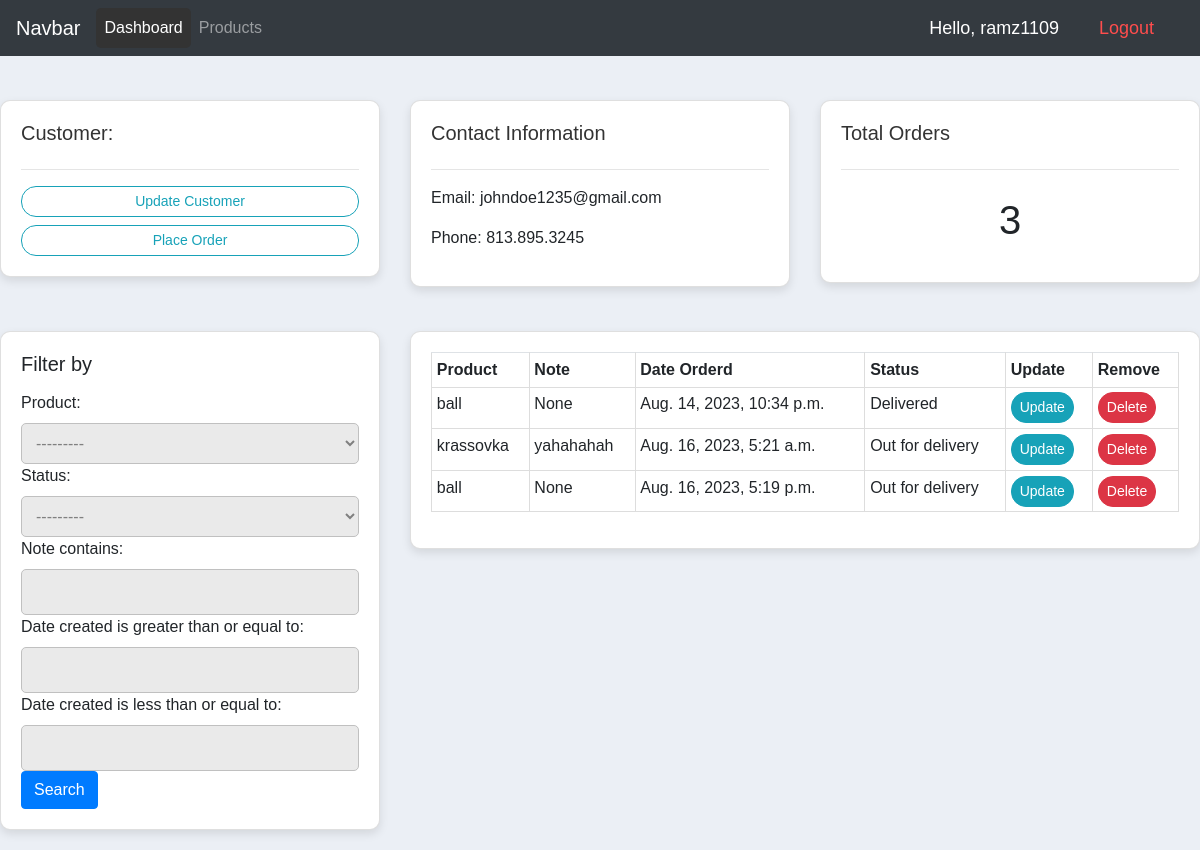
The page /customer/2/ (signed in) on the database its author committed.
### accounts/models.py (models this page shows, shortened)
class Customer(models.Model):
    user = models.OneToOneField(User, null=True, on_delete=models.CASCADE)
    name = models.CharField(max_length=200, null=True)
    phone = models.CharField(max_length=200, null=True)
    email = models.CharField(max_length=200, null=True)
    profile_pic = models.ImageField(null=True, blank=True)
    date_created = models.DateTimeField(auto_now_add=True, null=True)

class Order(models.Model):
    STATUS = (
        ('Pending', 'Pending'),
        ('Out for delivery', 'Out for delivery'),
        ('Delivered', 'Delivered'),
    )
    customer = models.ForeignKey(Customer, null=True, on_delete = models.SET_NULL)
    product = models.ForeignKey(Product, null=True, on_delete = models.SET_NULL)
    date_created = models.DateTimeField(auto_now_add=True, null=True)
    status = models.CharField(max_length=200, null=True, choices=STATUS)
    note = models.CharField(max_length=1000, null=True)

class Product(models.Model):
    CATEGORY = (
        ('Indoor', 'Indoor'),
        ('Out door', 'Outdoor'),
    )
    name = models.CharField(max_length=200, null=True)
    price = models.FloatField(null=True)
    category = models.CharField(max_length=200, null=True, choices=CATEGORY)
    description = models.CharField(max_length=200, null=True, blank = True)
    date_created = models.DateTimeField(auto_now_add=True, null=True)
    tags = models.ManyToManyField(Tag)
    def __str__(self):
        return self.name

### accounts/decorators.py (the view)
        def wrapper_func(request, *args, **kwargs):
            group = None
            if request.user.groups.exists():
                group = request.user.groups.all()[0].name
            if group in allowed_roles:
                return view_func(request, *args, **kwargs)
            else:
                return HttpResponse("You are not allowed to view this page!")

### accounts/views.py (called while the page is built)
@login_required(login_url='login')
@allowed_users(allowed_roles=['admin'])
def customer(request, pk_test):
    customer = Customer.objects.get(id=pk_test)
    orders = customer.order_set.all()
    orders_count = orders.count()
    myFilter = OrderFilter(request.GET, queryset=orders)
    orders = myFilter.qs
    context = {'customer': customer, 'orders': orders, 'orders_count': orders_count, 'myFilter':myFilter}
    return render(request, 'accounts/customer.html', context)

### accounts/templates/accounts/customer.html (shortened to what this page needs)
{% extends 'accounts/main.html' %}
{% block content  %}
<br>
<div class="row">
    <div class="col-md">
        <div class="card card-body">
            <h5>Customer:</h5>
            <hr>
            <a class="btn btn-outline-info  btn-sm btn-block" href="">Update Customer</a>
            <a class="btn btn-outline-info  btn-sm btn-block" href="{% url 'create_order' customer.id %}">Place Order</a>
        </div>
    </div>
    <div class="col-md">
        <div class="card card-body">
            <h5>Contact Information</h5>
            <hr>
            <p>Email: {{customer.email}}</p>
            <p>Phone: {{customer.phone}}</p>
        </div>
    </div>
    <div class="col-md">
        <div class="card card-body">
            <h5>Total Orders</h5>
            <hr>
            <h1 style="text-align: center;padding: 10px">{{orders_count}}</h1>
        </div>
    </div>
</div>
<br>
<div class="row">
    <div class="col-md-4">
        <div class="card card-body">
            <h2 class="filter-title">Filter by</h2>
            <form method="get">
                {{myFilter.form}} <br>
                <button class="btn btn-primary" type="submit">Search</button>
            </form>
        </div>
    </div>
    <div class="col-md-8">
        <div class="card card-body">
            <table class="table table-sm">
                <tr>
                    <th>Product</th>
                    <th>Note</th>
                    <th>Date Orderd</th>
                    <th>Status</th>
                    <th>Update</th>
                    <th>Remove</th>
                </tr>
                {% for order in orders %}
                <tr>
                    <td>{{order.product}}</td>
                    <td>{{order.note}}</td>
                    <td>{{order.date_created}}</td>
                    <td>{{order.status}}</td>
                    <td><a class="btn btn-sm btn-info" href="{% url 'update_order' order.id %}">Update</a></td>
                    <td><a class="btn btn-sm btn-danger" href="{% url 'delete_order' order.id %}">Delete</a></td>
                </tr>
                {% endfor %}
            </table>
        </div>
    </div>
</div>
{% endblock %}

### accounts/templates/accounts/navbar.html (shortened to what this page needs)
{% load static %}
<nav class="navbar navbar-expand-lg navbar-dark bg-dark">
    <a class="navbar-brand" href="#">Navbar</a>
    <div class="collapse navbar-collapse" id="navbarNav">
      <ul class="navbar-nav">
        {% if request.user.is_staff %}
        <li class="nav-item active">
          <a class="nav-link" href="{% url 'home' %}">Dashboard</a>
        </li>
        <li class="nav-item">
          <a class="nav-link" href="{% url 'products' %}">Products</a>
        </li>
        {% else %}
        <li class="nav-item">
          <a class="nav-link" href="{% url 'account' %}">Settings</a>
        </li>
        {% endif %}
      </ul>
    </div>
    <span class="hello-msg">Hello, {{request.user}}</span>
    <span class="hello-msg"><a href="{% url 'logout' %}">Logout</a></span>
  </nav>

### static/css/main.css (style rules this page uses)
body { background-color: #ebeff5; }

### accounts/templates/accounts/navbar.html (style rules this page uses)
body { font-family: Arial, sans-serif; }
.navbar { margin-bottom: 20px; }
.hello-msg { font-size: 18px; color: #fff; margin-right: 20px; padding: 5px 10px; border-radius: 5px; transition: background-color 0.3s; }
.hello-msg a { color: #ff4d4d; text-decoration: none; transition: color 0.3s; }
.nav-item.active a.nav-link { background-color: #333; border-radius: 5px; }

### accounts/templates/accounts/customer.html (style rules this page uses)
body { background-color: #ebeff5; }
.card { border-radius: 10px; margin-bottom: 20px; box-shadow: 0 4px 10px rgba(0, 0, 0, 0.1); }
h5 { color: #333; }
.btn-sm { border-radius: 15px; transition: background-color 0.3s, color 0.3s; }
table { width: 100%; border-collapse: collapse; }
table, th, td { border: 1px solid #ddd; }
select { padding: 10px; width: 100%; border-radius: 5px; border: 1px solid #C0C0C0; background-color: #EAEAEA; color: #808080; cursor: pointer; }
input[type="text"], input[type="date"] { padding: 10px; width: 100%; border-radius: 5px; border: 1px solid #C0C0C0; background-color: #EAEAEA; color: #808080; }
.filter-title { font-size: 20px; margin-bottom: 15px; }

### rows shown on the page
Customer: email "johndoe1235@gmail.com", phone "813.895.3245"
Order: product "ball", note "None", date_created "Aug. 14, 2023, 10:34 p.m.", status "Delivered"
Order: product "krassovka", note "yahahahah", date_created "Aug. 16, 2023, 5:21 a.m.", status "Out for delivery"
Order: product "ball", note "None", date_created "Aug. 16, 2023, 5:19 p.m.", status "Out for delivery"

### other values the page prints
{{ request.user }} "ramz1109"
{{ orders_count }} "3"
